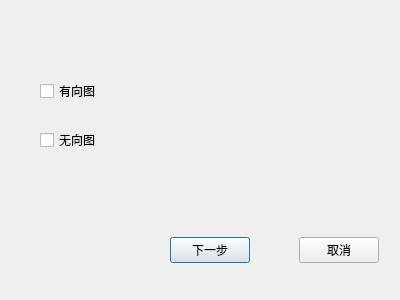
<?xml version="1.0" encoding="UTF-8"?>
<ui version="4.0">
 <class>Dialog</class>
 <widget class="QDialog" name="Dialog">
  <property name="geometry">
   <rect>
    <x>0</x>
    <y>0</y>
    <width>400</width>
    <height>300</height>
   </rect>
  </property>
  <property name="windowTitle">
   <string>Dialog</string>
  </property>
  <widget class="QWidget" name="verticalLayoutWidget">
   <property name="geometry">
    <rect>
     <x>40</x>
     <y>60</y>
     <width>241</width>
     <height>111</height>
    </rect>
   </property>
   <layout class="QVBoxLayout" name="verticalLayout">
    <item>
     <widget class="QCheckBox" name="checkBox">
      <property name="styleSheet">
       <string notr="true"/>
      </property>
      <property name="text">
       <string>有向图</string>
      </property>
     </widget>
    </item>
    <item>
     <widget class="QCheckBox" name="checkBox_2">
      <property name="styleSheet">
       <string notr="true"/>
      </property>
      <property name="text">
       <string>无向图</string>
      </property>
     </widget>
    </item>
   </layout>
  </widget>
  <widget class="QWidget" name="horizontalLayoutWidget">
   <property name="geometry">
    <rect>
     <x>170</x>
     <y>210</y>
     <width>209</width>
     <height>80</height>
    </rect>
   </property>
   <layout class="QHBoxLayout" name="horizontalLayout">
    <item>
     <spacer name="horizontalSpacer">
      <property name="orientation">
       <enum>Qt::Horizontal</enum>
      </property>
      <property name="sizeHint" stdset="0">
       <size>
        <width>40</width>
        <height>20</height>
       </size>
      </property>
     </spacer>
    </item>
    <item>
     <widget class="QPushButton" name="pushButton_2">
      <property name="text">
       <string>下一步</string>
      </property>
     </widget>
    </item>
    <item>
     <spacer name="horizontalSpacer_2">
      <property name="orientation">
       <enum>Qt::Horizontal</enum>
      </property>
      <property name="sizeHint" stdset="0">
       <size>
        <width>100</width>
        <height>5</height>
       </size>
      </property>
     </spacer>
    </item>
    <item>
     <widget class="QPushButton" name="pushButton">
      <property name="text">
       <string>取消</string>
      </property>
     </widget>
    </item>
   </layout>
  </widget>
 </widget>
 <resources/>
 <connections>
  <connection>
   <sender>pushButton</sender>
   <signal>clicked()</signal>
   <receiver>Dialog</receiver>
   <slot>close()</slot>
   <hints>
    <hint type="sourcelabel">
     <x>323</x>
     <y>246</y>
    </hint>
    <hint type="destinationlabel">
     <x>383</x>
     <y>211</y>
    </hint>
   </hints>
  </connection>
 </connections>
</ui>
